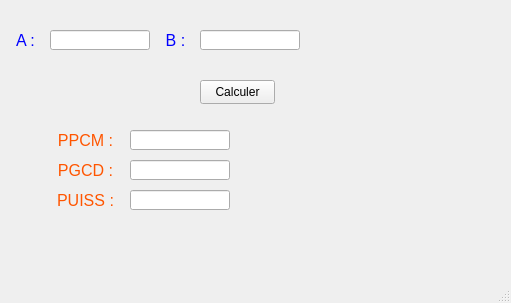
<?xml version="1.0" encoding="UTF-8"?>
<ui version="4.0">
 <class>MainWindow</class>
 <widget class="QMainWindow" name="MainWindow">
  <property name="geometry">
   <rect>
    <x>0</x>
    <y>0</y>
    <width>511</width>
    <height>303</height>
   </rect>
  </property>
  <property name="windowTitle">
   <string>MainWindow</string>
  </property>
  <widget class="QWidget" name="centralwidget">
   <widget class="QLabel" name="label">
    <property name="geometry">
     <rect>
      <x>10</x>
      <y>30</y>
      <width>31</width>
      <height>21</height>
     </rect>
    </property>
    <property name="font">
     <font>
      <pointsize>12</pointsize>
      <bold>false</bold>
     </font>
    </property>
    <property name="text">
     <string>&lt;html&gt;&lt;head/&gt;&lt;body&gt;&lt;p&gt;&lt;span style=&quot; color:#0000ff;&quot;&gt;A :&lt;/span&gt;&lt;/p&gt;&lt;/body&gt;&lt;/html&gt;</string>
    </property>
    <property name="alignment">
     <set>Qt::AlignCenter</set>
    </property>
   </widget>
   <widget class="QLabel" name="label_2">
    <property name="geometry">
     <rect>
      <x>160</x>
      <y>30</y>
      <width>31</width>
      <height>21</height>
     </rect>
    </property>
    <property name="font">
     <font>
      <pointsize>12</pointsize>
     </font>
    </property>
    <property name="text">
     <string>&lt;html&gt;&lt;head/&gt;&lt;body&gt;&lt;p&gt;&lt;span style=&quot; color:#0000ff;&quot;&gt;B :&lt;/span&gt;&lt;/p&gt;&lt;/body&gt;&lt;/html&gt;</string>
    </property>
    <property name="alignment">
     <set>Qt::AlignCenter</set>
    </property>
   </widget>
   <widget class="QLabel" name="label_3">
    <property name="geometry">
     <rect>
      <x>50</x>
      <y>130</y>
      <width>71</width>
      <height>21</height>
     </rect>
    </property>
    <property name="font">
     <font>
      <pointsize>12</pointsize>
      <bold>false</bold>
     </font>
    </property>
    <property name="text">
     <string>&lt;html&gt;&lt;head/&gt;&lt;body&gt;&lt;p&gt;&lt;span style=&quot; color:#ff5500;&quot;&gt;PPCM :&lt;/span&gt;&lt;/p&gt;&lt;/body&gt;&lt;/html&gt;</string>
    </property>
    <property name="alignment">
     <set>Qt::AlignCenter</set>
    </property>
   </widget>
   <widget class="QLabel" name="label_4">
    <property name="geometry">
     <rect>
      <x>50</x>
      <y>160</y>
      <width>71</width>
      <height>21</height>
     </rect>
    </property>
    <property name="font">
     <font>
      <pointsize>12</pointsize>
      <bold>false</bold>
     </font>
    </property>
    <property name="text">
     <string>&lt;html&gt;&lt;head/&gt;&lt;body&gt;&lt;p&gt;&lt;span style=&quot; color:#ff5500;&quot;&gt;PGCD :&lt;/span&gt;&lt;/p&gt;&lt;/body&gt;&lt;/html&gt;</string>
    </property>
    <property name="alignment">
     <set>Qt::AlignCenter</set>
    </property>
   </widget>
   <widget class="QLabel" name="label_5">
    <property name="geometry">
     <rect>
      <x>50</x>
      <y>190</y>
      <width>71</width>
      <height>21</height>
     </rect>
    </property>
    <property name="font">
     <font>
      <pointsize>12</pointsize>
      <bold>false</bold>
     </font>
    </property>
    <property name="text">
     <string>&lt;html&gt;&lt;head/&gt;&lt;body&gt;&lt;p&gt;&lt;span style=&quot; color:#ff5500;&quot;&gt;PUISS :&lt;/span&gt;&lt;/p&gt;&lt;/body&gt;&lt;/html&gt;</string>
    </property>
    <property name="alignment">
     <set>Qt::AlignCenter</set>
    </property>
   </widget>
   <widget class="QPushButton" name="CalculerBtn">
    <property name="geometry">
     <rect>
      <x>200</x>
      <y>80</y>
      <width>75</width>
      <height>24</height>
     </rect>
    </property>
    <property name="text">
     <string>Calculer</string>
    </property>
   </widget>
   <widget class="QLineEdit" name="AInput">
    <property name="geometry">
     <rect>
      <x>50</x>
      <y>30</y>
      <width>100</width>
      <height>20</height>
     </rect>
    </property>
   </widget>
   <widget class="QLineEdit" name="BInput">
    <property name="geometry">
     <rect>
      <x>200</x>
      <y>30</y>
      <width>100</width>
      <height>20</height>
     </rect>
    </property>
   </widget>
   <widget class="QLineEdit" name="PPCMInput">
    <property name="geometry">
     <rect>
      <x>130</x>
      <y>130</y>
      <width>100</width>
      <height>20</height>
     </rect>
    </property>
   </widget>
   <widget class="QLineEdit" name="PGCDInput">
    <property name="geometry">
     <rect>
      <x>130</x>
      <y>160</y>
      <width>100</width>
      <height>20</height>
     </rect>
    </property>
   </widget>
   <widget class="QLineEdit" name="PUISSInput">
    <property name="geometry">
     <rect>
      <x>130</x>
      <y>190</y>
      <width>100</width>
      <height>20</height>
     </rect>
    </property>
   </widget>
   <widget class="QLabel" name="Output">
    <property name="geometry">
     <rect>
      <x>310</x>
      <y>30</y>
      <width>191</width>
      <height>20</height>
     </rect>
    </property>
    <property name="font">
     <font>
      <bold>true</bold>
     </font>
    </property>
    <property name="text">
     <string/>
    </property>
    <property name="alignment">
     <set>Qt::AlignCenter</set>
    </property>
   </widget>
  </widget>
  <widget class="QMenuBar" name="menubar">
   <property name="geometry">
    <rect>
     <x>0</x>
     <y>0</y>
     <width>511</width>
     <height>26</height>
    </rect>
   </property>
  </widget>
  <widget class="QStatusBar" name="statusbar"/>
 </widget>
 <resources/>
 <connections/>
</ui>
